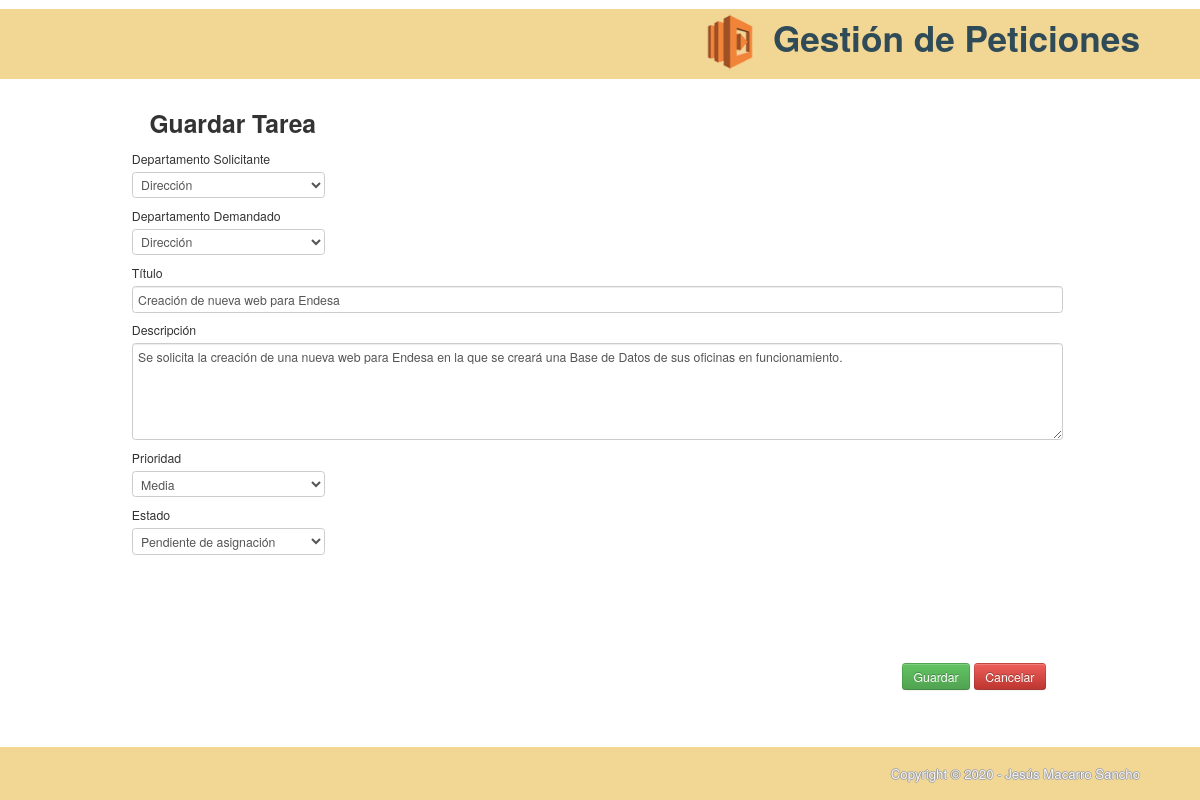
/tareas/guardar/1, run on the app's committed database.
### tables this page shows
CREATE TABLE `tareas`(
    `id_tarea` INT(5) NOT NULL AUTO_INCREMENT COMMENT 'Identificador de la tarea.',
    `dpto_solicitante` TINYINT NOT NULL COMMENT 'Departamento que solicita la tarea.',
    `dpto_demandado` TINYINT NOT NULL COMMENT 'Departamento al que se le demanda la tarea.',
    `titulo_tarea` VARCHAR(200) NOT NULL COMMENT 'Título de la tarea.',
    `descripcion_tarea` TEXT NOT NULL COMMENT 'Descripción de la tarea.',
    `prioridad_tarea` TINYINT NOT NULL COMMENT 'Prioridad para la realización de la tarea.',
    `estado_tarea` TINYINT NOT NULL COMMENT 'Estado en el que se encuentra la tarea.',
    PRIMARY KEY(`id_tarea`)
);

### application/controllers/Tareas.php (called while the page is built, shortened)
<?php
class Tareas extends CI_Controller {
    public function guardar ($id_tarea = null) {
        $data = array ();
        $this -> load -> model ('tarea_model');
        $this -> load -> model ('departamento_model');
        $this -> load -> model ('prioridad_model');
        $this -> load -> model ('estado_model');
        $data['dptos'] = $this -> departamento_model -> obtener_departamentos ();
        $data['prioridades'] = $this -> prioridad_model -> obtener_prioridades ();
        $data['estados'] = $this -> estado_model -> obtener_estados ();
        if ($id_tarea) {
            $tarea = $this -> tarea_model -> obtener_por_id ($id_tarea);
            $data['id_tarea'] = $tarea -> id_tarea;
            $data['dpto_solicitante'] = $tarea -> dpto_solicitante;
            $data['dpto_demandado'] = $tarea -> dpto_demandado;
            $data['titulo_tarea'] = $tarea -> titulo_tarea;
            $data['descripcion_tarea'] = $tarea -> descripcion_tarea;
            $data['prioridad_tarea'] = $tarea -> prioridad_tarea;
            $data['estado_tarea'] = $tarea -> estado_tarea;
        }
        $this -> load -> view ('tareas/header');
        $this -> load -> view ('tareas/guardar', $data);
        $this -> load -> view ('tareas/footer');
    }
}

### index.php (called while the page is built, shortened)
<?php
require_once BASEPATH.'core/CodeIgniter.php';

### application/models/Tarea_model.php (called while the page is built, shortened)
<?php
class Tarea_model extends CI_Model {
   public function obtener_por_id ($id_tarea) {
      $this -> db -> select ('tareas.id_tarea, dpto_solicitante, dpto_demandado, titulo_tarea, descripcion_tarea, prioridad_tarea, estado_tarea, id_prioridad, descripcion_prioridad, sol.id_dpto, sol.nombre_dpto dpto_sol, dem.id_dpto, dem.nombre_dpto dpto_dem, id_estado, descripcion_estado');
      $this -> db -> from ('tareas');
      $this -> db -> join ('prioridades', 'prioridad_tarea = id_prioridad');
      $this -> db -> join ('departamentos sol', 'dpto_solicitante = sol.id_dpto');
      $this -> db -> join ('departamentos dem', 'dpto_demandado = dem.id_dpto');
      $this -> db -> join ('estados', 'estado_tarea = id_estado');
      $this -> db -> where ('id_tarea', $id_tarea);
      $consulta = $this -> db -> get ();
      $resultado = $consulta -> row ();
      return $resultado;
   }
}

### application/models/Departamento_model.php (called while the page is built, shortened)
<?php
class Departamento_model extends CI_Model {
    public function obtener_departamentos () {
        $this -> db -> select ('id_dpto, nombre_dpto');
        $this -> db -> from ('departamentos');
        $this -> db -> order_by ('id_dpto', 'asc');
        $consulta = $this -> db -> get ();
        $resultado = $consulta -> result ();
        return $resultado;
    }
}

### application/models/Prioridad_model.php (called while the page is built, shortened)
<?php
class Prioridad_model extends CI_Model {
    public function obtener_prioridades () {
        $this -> db -> select ('id_prioridad, descripcion_prioridad');
        $this -> db -> from ('prioridades');
        $consulta = $this -> db -> get ();
        $resultado = $consulta -> result ();
        return $resultado;
    }
}

### application/models/Estado_model.php (called while the page is built, shortened)
<?php
class Estado_model extends CI_Model {
    public function obtener_estados () {
        $this -> db -> select ('id_estado, descripcion_estado');
        $this -> db -> from ('estados');
        $consulta = $this -> db -> get ();
        $resultado = $consulta -> result ();
        return $resultado;
    }
}

### application/views/tareas/guardar.php (the view)
<h1> Guardar Tarea </h1>
<form method="post" action="<?php echo base_url () ?>tareas/guardar_post/<?php echo $id_tarea ?>">
    <div class="row">
        <label> Departamento Solicitante </label>
        <select name="dpto_solicitante">
            <?php foreach ($dptos as $item): ?>
                <?php if ($item -> id_dpto == $dpto_solicitante): ?>
                    <option value="<?php echo $item -> nombre_dpto ?>" selected><?php echo $item -> nombre_dpto ?></option>
                <?php else: ?>
                    <option value="<?php echo $item -> nombre_dpto ?>" ><?php echo $item -> nombre_dpto ?></option>
                <?php endif; ?>
            <?php endforeach; ?>
        </select>
        <label> Departamento Demandado </label>
        <select name="dpto_demandado">
            <?php foreach ($dptos as $item): ?>
                <?php if ($item -> id_dpto == $dpto_demandadado): ?>
                    <option value="<?php echo $item -> nombre_dpto ?>" selected><?php echo $item -> nombre_dpto ?></option>
                <?php else: ?>
                    <option value="<?php echo $item -> nombre_dpto ?>" ><?php echo $item -> nombre_dpto ?></option>
                <?php endif; ?>
            <?php endforeach; ?>
        </select>
    </div>
    <div class="row">
        <label> Título </label>
        <input type="text" name="titulo_tarea" required="required" style="width: 100%;" value="<?php echo $titulo_tarea ?>" />
    </div>
    <div class="row">
        <label> Descripción </label>
        <textarea name="descripcion_tarea" cols="100" rows="5" required="required" style="width: 100%;"><?php echo $descripcion_tarea; ?></textarea>
    </div>
    <div class="row">
        <label> Prioridad </label>
        <select name="prioridad_tarea">
            <?php foreach ($prioridades as $item): ?>
                <?php if ($item -> id_prioridad == $prioridad_tarea): ?>
                    <option value="<?php echo $item -> descripcion_prioridad ?>" selected><?php echo $item -> descripcion_prioridad ?></option>
                <?php else: ?>
                    <option value="<?php echo $item -> descripcion_prioridad ?>" ><?php echo $item -> descripcion_prioridad ?></option>
                <?php endif; ?>
            <?php endforeach; ?>
        </select>
        <label> Estado </label>
        <?php if ($id_tarea == null): ?>
            <input type="text" value="<?php echo $estado_tarea ?>" disabled />
        <?php else: ?>
            <select name="estado_tarea">
            <?php foreach ($estados as $item): ?>
                <?php if ($item -> id_estado == $estado_tarea): ?>
                    <option value="<?php echo $item -> descripcion_estado ?>" selected><?php echo $item -> descripcion_estado ?></option>
                <?php else: ?>
                    <option value="<?php echo $item -> descripcion_estado ?>" ><?php echo $item -> descripcion_estado ?></option>
                <?php endif; ?>
            <?php endforeach; ?>
            </select>
        <?php endif; ?>
    </div>
    <div class="rowbutton">
        <input type="submit" class="btn btn-success" value="Guardar" title="Guardar" />
        <a class="btn btn-danger" href="<?php echo base_url () ?>tareas" title="Cancelar"> Cancelar </a>
    </div>
</form>

### data on the page
tareas: titulo_tarea "Creación de nueva web para Endesa", descripcion_tarea "Se solicita la creación de una nueva web para Endesa en la que se creará una Base de Datos de sus oficinas en funcionamiento."

### other printed values
form field dpto_solicitante "Dirección"
form field dpto_demandado "Dirección"
form field prioridad_tarea "Media"
form field estado_tarea "Pendiente de asignación"
